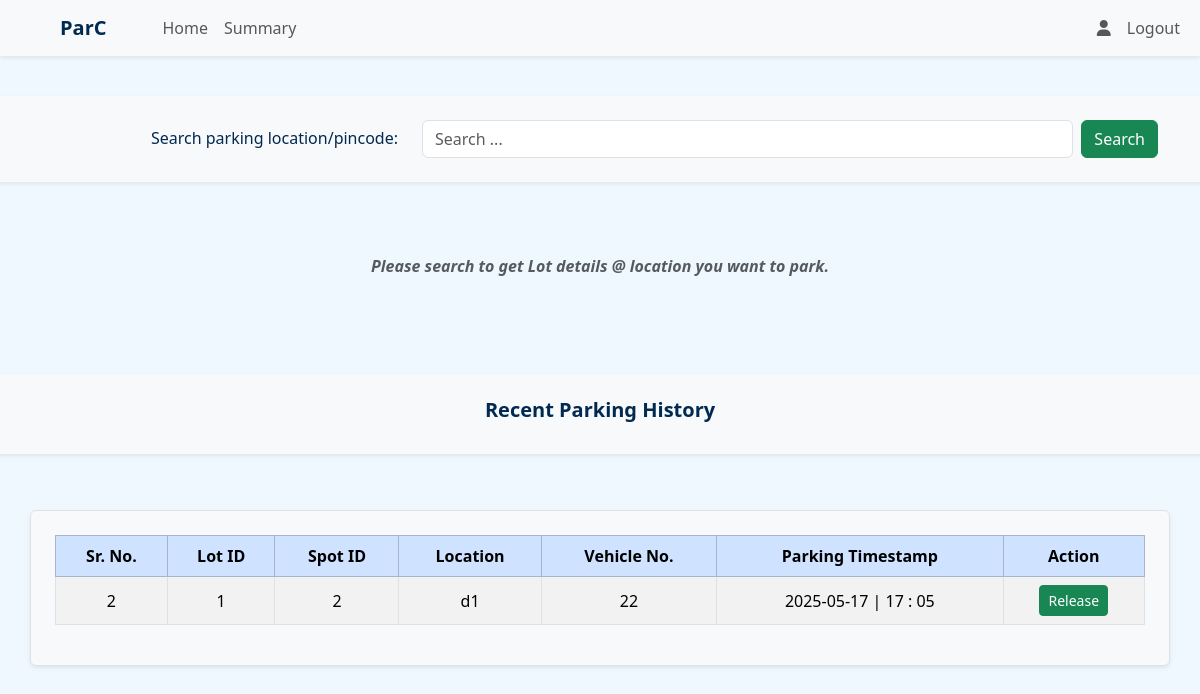
/user/dashboard (signed in), run on an earlier commit of the app's database.
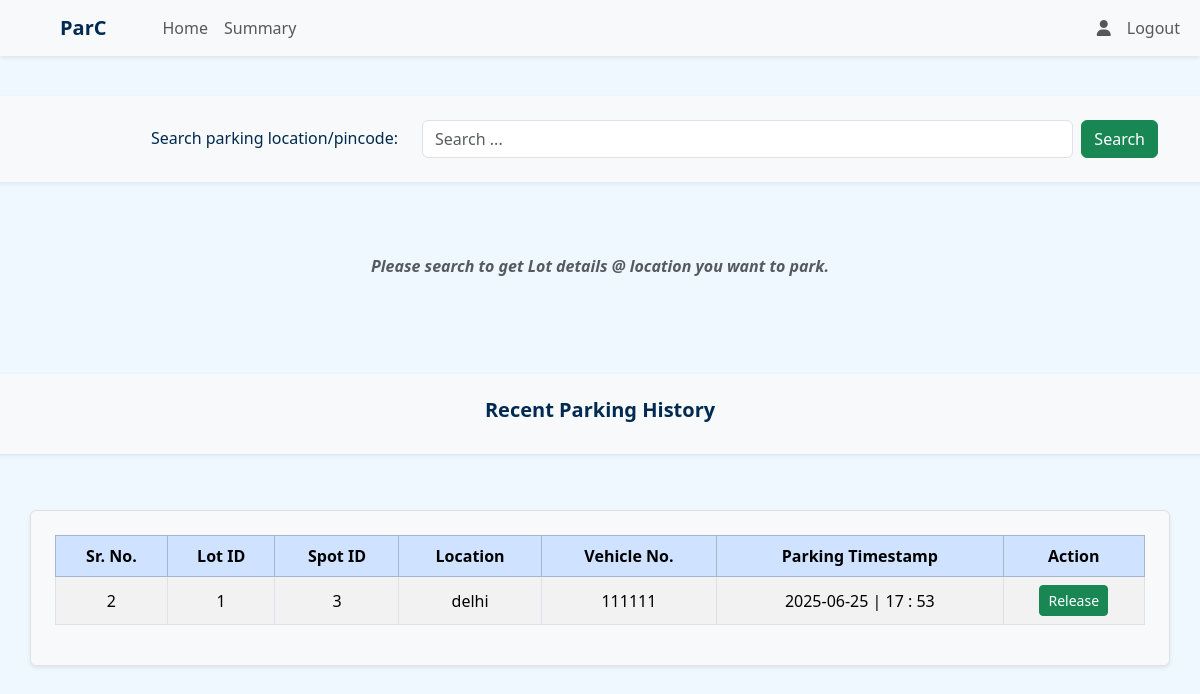
And on a later commit of the database.
### application/models.py (models this page shows)
class Reservation(db.Model):
    id = db.Column(db.Integer, primary_key = True)
    spot_id = db.Column(db.Integer, db.ForeignKey('parking_spot.id'), nullable=False)
    user_id = db.Column(db.Integer, db.ForeignKey('user.id'), nullable = False)
    vrn = db.Column(db.String, nullable = False)
    parking_timestamp = db.Column(db.DateTime, nullable = False)
    leaving_timestamp = db.Column(db.DateTime, nullable = True)
    duration = db.Column(db.Integer, nullable = True)
    status = db.Column(db.String, nullable = False, default = 'unpaid')
    parking_cost = db.Column(db.Integer, nullable = False, default = 0)

class ParkingSpot(db.Model):
    id = db.Column(db.Integer, primary_key = True)
    lot_id = db.Column(db.Integer, db.ForeignKey('parking_lot.id'), nullable = False)
    status = db.Column(db.String, nullable = False, default = 'available')
    reservations = db.relationship('Reservation', backref = 'spot', cascade = 'all, delete')

class ParkingLot(db.Model):
    id = db.Column(db.Integer, primary_key = True)
    pl_name = db.Column(db.String, nullable = False)
    price = db.Column(db.Integer, nullable = False, default = 1000)
    address = db.Column(db.String, nullable = False)
    pincode = db.Column(db.Integer, nullable = False)
    capacity = db.Column(db.Integer, nullable = False)
    spots_count = db.Column(db.Integer, nullable = False)
    created_at = db.Column(db.DateTime, nullable = False)
    spots = db.relationship('ParkingSpot', backref = 'lot', cascade = 'all, delete')

### application/routes.py (the view)
@app.route('/user/dashboard')
@auth_required()
@roles_required('user')
def user_dashboard():
    user = current_user
    reservations = Reservation.query.filter_by(user_id = user.id).all()
    return render_template('user_dashboard.html', reservations=reservations)

### templates/user_dashboard.html (shortened to what this page needs)
{% extends "base.html" %}
{% block nav %}
<nav class="navbar navbar-expand-lg bg-body-tertiary shadow-sm sticky-top">
    <div class="container-fluid">
        <a href="{{url_for('user_dashboard')}}" class="navbar-brand mx-5"><strong>ParC</strong></a>
        <div class="collapse navbar-collapse" id="navbarSupportedContent">
            <ul class="navbar-nav me-auto mb-2 mb-lg-0">
                <li class="nav-item">
                    <a href="{{url_for('user_dashboard')}}" class="nav-link">Home</a>
                </li>
                <li class="nav-item">
                    <a href="{{url_for('user_summary')}}" class="nav-link">Summary</a>
                </li>
            </ul>
            <ul class="navbar-nav ms-auto mb-2 mb-lg-0">
                <li class="nav-item">
                    <a href="{{url_for('profile')}}" class="nav-link"><i class="fa-solid fa-user"></i></a>
                </li>
                <li class="nav-item">
                    <a href="{{url_for('user_logout')}}" class="nav-link">Logout</a>
                </li>
            </ul>
        </div>
    </div>
</nav>
{% endblock %}
{% block content %}
<div class="row mt-3">
    <div class="p-4 bg-light shadow-sm my-4">
        <div class="container">
            <div class="row align-items-center text-center">
                <div class="col-md-4 mb-3 mb-md-0 text-md-end">
                    <h6 class="mb-0">Search parking location/pincode:</h6>
                </div>
                <div class="col-md-8">
                    <form action="{{url_for('user_search')}}" class="d-flex" method="post">
                        <input type="search" class="form-control me-2" name="search_query" placeholder="Search ... "
                            aria-label="Search" required>
                        <button type="submit" class="btn btn-success">Search</button>
                    </form>
                </div>
            </div>
        </div>
    </div>
    <div>
        {% if search_query %}
        <div class="container my-5 p-4 bg-light rounded shadow-sm border">
            <h5 class="text-center fw-semibold mb-4">Parking Lots Found @ {{search_query}}</h5>
            <div class="table-responsive">
                <table class="table table-bordered table-hover table-striped align-middle text-center">
                    <thead class="table-primary">
                        <tr>
                            <th>Sr. No.</th>
                            <th>Lot ID</th>
                            <th>Prime Location Name</th>
                            <th>Address</th>
                            <th>Available Spots</th>
                            <th>Price/hr</th>
                            <th>Actions</th>
                        </tr>
                    </thead>
                    {% if parkingLots %}
                    <tbody>
                        {% for l in parkingLots %}
                        <tr>
                            <td>{{loop.index}}</td>
                            <td>{{l.lot_id}}</td>
                            <td>{{l.pl_name}}</td>
                            <td>{{l.address}}, {{l.pincode}}</td>
                            <td>{{l.availability}}</td>
                            <td> ₹{{l.price}}</td>
                            <td>
                                <a href="{{url_for('book_spot', lot_id=l.lot_id)}}" class="btn btn-sm btn-info">Book</a>
                            </td>
                        </tr>
                        {% endfor %}
                    </tbody>
                    {% else %}
                    <tbody>
                        <tr>
                            <td colspan="7" class="text-center text-muted">No Lots Found</td>
                        </tr>
                    </tbody>
                    {% endif %}
                </table>
            </div>
        </div>
        {% else %}
        <div class="text-center my-5">
            <p class="fw-bold fst-italic fs-6 text-muted">Please search to get Lot details @ location you want to park.
            </p>
        </div>
        {% endif %}
    </div>
</div>
<div class="row my-5">
    <div class="text-center rounded mb-5 p-4 shadow-sm bg-light">
        <h5 class="fw-bold">Recent Parking History</h5>
    </div>
    <div>
        {% if reservations %}
        <div class="container my-2 p-4 bg-light rounded shadow-sm border">
            <table class="table table-bordered table-hover table-striped align-middle text-center">
                <thead class="table-primary">
                    <tr>
                        <th>Sr. No.</th>
                        <th>Lot ID</th>
                        <th>Spot ID</th>
                        <th>Location</th>
                        <th>Vehicle No.</th>
                        <th>Parking Timestamp</th>
                        <th>Action</th>
                    </tr>
                </thead>
                <tbody>
                    {% for r in reservations %}
                    {% if not r.leaving_timestamp %}
                    <tr>
                        <td>{{loop.index}}</td>
                        <td>{{r.spot.lot_id}}</td>
                        <td>{{r.spot_id}}</td>
                        <td>{{r.spot.lot.address}}</td>
                        <td>{{r.vrn}}</td>
                        <td>{{r.parking_timestamp.strftime('%Y-%m-%d | %H : %M')}}</td>
                        <td>
                            {% if r.status == 'unpaid' %}
                            <a href="{{url_for('get_reservation', reserve_id=r.id)}}"
                                class="btn btn-sm btn-success">Release</a>
                            {% else %}
                            Released
                            {% endif %}
                        </td>
                    </tr>
                    {% endif %}
                    {% endfor %}
                </tbody>
            </table>
        </div>
        {% else %}
        <div class="text-center my-5">
            <p class="fw-bold fst-italic fs-6 text-muted">No Parking History Found.</p>
        </div>
        {% endif %}
    </div>
</div>
{% endblock %}

### templates/base.html (shortened to what this page needs)
<!DOCTYPE html>
<html lang="en">
<head>
    <link href="https://cdn.jsdelivr.net/npm/bootstrap@5.3.3/dist/css/bootstrap.min.css" rel="stylesheet"
>
    <link href="https://cdn.jsdelivr.net/npm/bootstrap-icons/font/bootstrap-icons.css" rel="stylesheet">
    <link rel="stylesheet" href="https://cdnjs.cloudflare.com/ajax/libs/font-awesome/6.5.0/css/all.min.css">
</head>
<body>
    {% block nav %}{% endblock %}
    <div>
        {% block content %}
        {% endblock %}
    </div>
</body>
</html>

### templates/user_dashboard.html (style rules this page uses)
body { background-image: none !important; }

What changed in the data, as far as the page shows it:
removed Reservation: spot.lot_id "1", spot_id "2", spot.lot.address "d1", vrn "22", parking_timestamp "2025-05-17 | 17 : 05"
added Reservation: spot.lot_id "1", spot_id "3", spot.lot.address "delhi", vrn "111111", parking_timestamp "2025-06-25 | 17 : 53"
